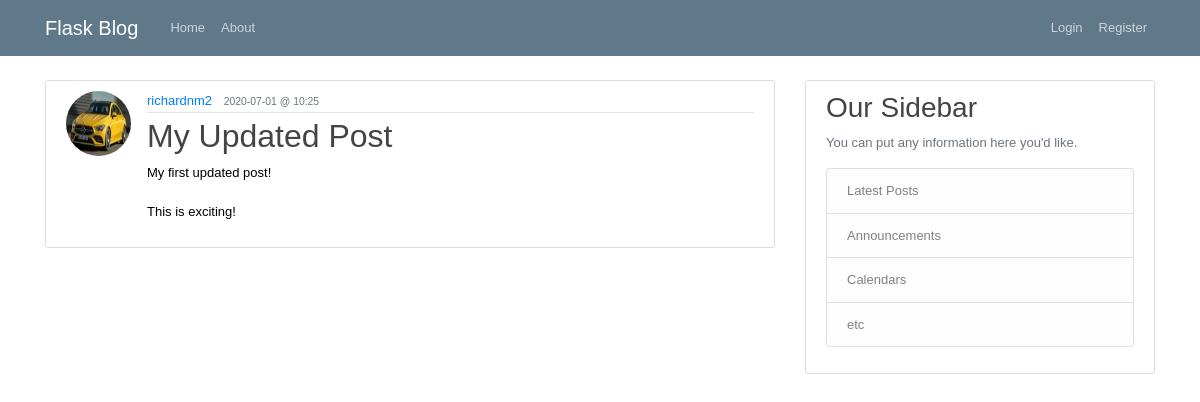
/post/1, run on the app's committed database.
### flaskblog/models.py (models this page shows, shortened)
class User(db.Model, UserMixin):
    id = db.Column(db.Integer, primary_key=True)
    username = db.Column(db.String(20), unique=True, nullable=False)
    email = db.Column(db.String(120), unique=True, nullable=False)
    image_file = db.Column(db.String(20), nullable=False,
                           default='default.jpeg')
    password = db.Column(db.String(60), nullable=False)
    posts = db.relationship('Post', backref='author', lazy=True)
    deleted_posts = db.relationship('DeletedPost', backref='author', lazy=True)

class Post(db.Model):
    id = db.Column(db.Integer, primary_key=True)
    title = db.Column(db.String(100), nullable=False)
    date_posted = db.Column(db.DateTime, nullable=False,
                            default=datetime.utcnow)
    date_edited = db.Column(db.DateTime, nullable=False,
                            default=datetime.utcnow)
    content = db.Column(db.Text, nullable=False)
    user_id = db.Column(db.Integer, db.ForeignKey('user.id'),
                        nullable=False)
    post_history = db.relationship('PostHistory', backref='post',
                                   lazy=True)

### flaskblog/posts/routes.py (the view)
@posts.route('/post/<int:post_id>')
def post(post_id):
    tz = timezone.utc
    post = Post.query.get_or_404(post_id)
    return render_template('post.html', title=post.title, post=post, tz=tz)

### flaskblog/templates/post.html (shortened to what this page needs)
{% extends 'layout.html' %}
{% block content %}
    <article class="media content-section">
        <img class="rounded-circle article-img" src=" {{ url_for('static', filename='profile_pics/' + post.author.image_file) }} " alt="">
        <div class="media-body">
        <div class="article-metadata">
            <a class="mr-2" href="#">{{ post.author.username }}</a>
            {% if post.date_posted != post.date_edited %}
            <small class="text-muted">{{ post.date_posted.replace(tzinfo=tz).astimezone(tz=None).strftime('%Y-%m-%d @ %H:%M') }} </small> <br>
            <small class="text-muted">Edited {{ post.date_edited.replace(tzinfo=tz).astimezone(tz=None).strftime('%Y-%m-%d @ %H:%M') }} </small>
            {% else %}
            <small class="text-muted">{{ post.date_posted.replace(tzinfo=tz).astimezone(tz=None).strftime('%Y-%m-%d @ %H:%M') }} </small>
            {% endif %}
        </div>
        <h2 class="article-title">{{ post.title }}</h2>
        <p class="article-content">{{ post.content }}</p>
        </div>
    </article>
{% endblock content %}

### flaskblog/static/main.css (style rules this page uses)
body { background: #fafafa; color: #333333; margin-top: 5rem; }
h1, h2, h3, h4, h5, h6 { color: #444444; }
.content-section { background: #ffffff; padding: 10px 20px; border: 1px solid #dddddd; border-radius: 3px; margin-bottom: 20px; }
.article-title { color: #444444; }
.article-content { white-space: pre-line; }
.article-img { height: 65px; width: 65px; margin-right: 16px; }
.article-metadata { padding-bottom: 1px; margin-bottom: 4px; border-bottom: 1px solid #e3e3e3 }

### flaskblog/static/style2.css (style rules this page uses)
* { margin:0px; }
body { background-color: #FFFFFF; font-family: Verdana,Arial,Helvetica,sans-serif; font-size: small; color: #000000; }

### data on the page
User: image_file (picture), author.username "richardnm2"
Post: date_posted.replace "2020-07-01 @ 10:25", title "My Updated Post", content "My first updated post! This is exciting!"
